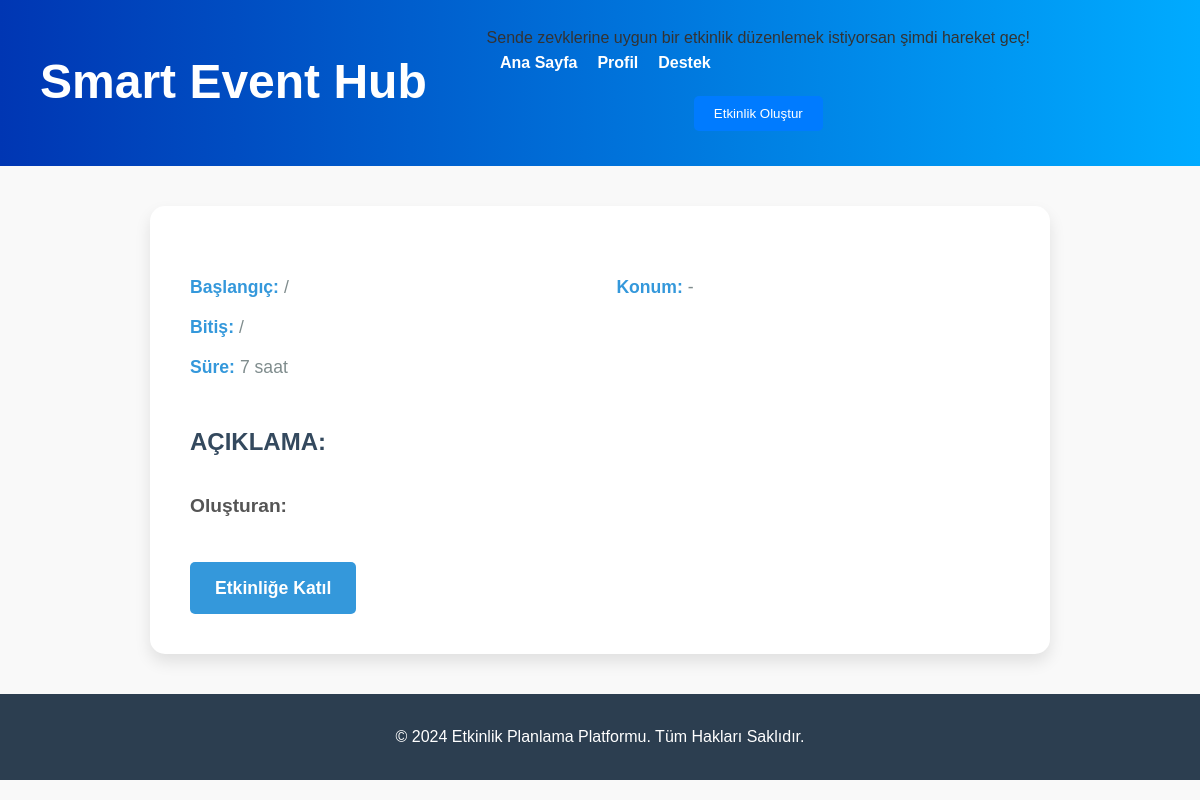
The page /event/4 on the database as committed earlier.
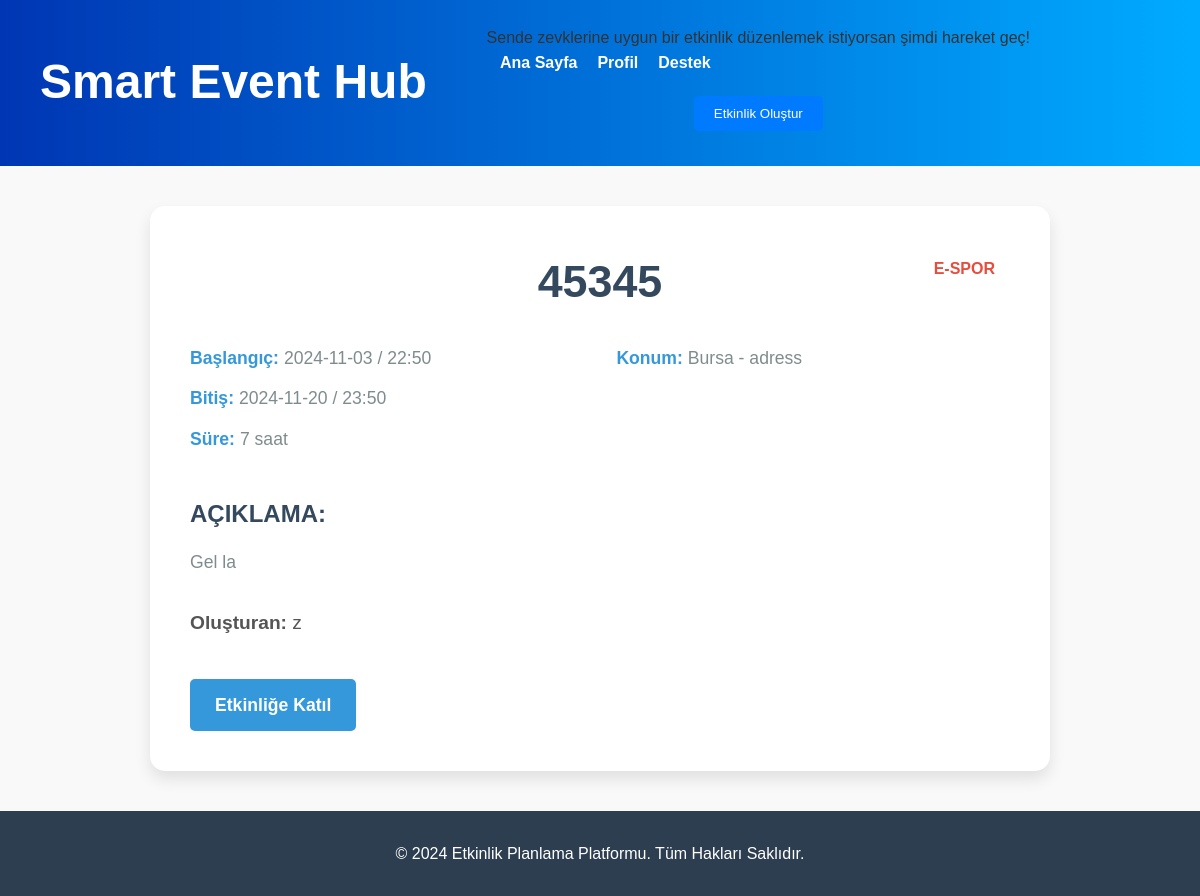
The same page on the database as committed later.
### tables this page shows
CREATE TABLE events (
        ID INTEGER PRIMARY KEY AUTOINCREMENT,
        event_name TEXT NOT NULL,
        description TEXT NOT NULL,
        startDate TEXT NOT NULL,
        finishDate TEXT NOT NULL,
        startTime TEXT NOT NULL,
        finishTime TEXT NOT NULL,
        duration TEXT NOT NULL,
        city TEXT NOT NULL,        
        address TEXT NOT NULL,        
        category TEXT NOT NULL,
        creator_username TEXT NOT NULL,
        event_image_path TEXT NOT NULL,
        isApproved BOOLEAN DEFAULT FALSE NOT NULL
    );

### app.py (the view)
@app.route('/event/<int:event_id>')
def event_detail(event_id):
    event = get_event_by_id(event_id)
    return render_template('eventDetails.html', event=event)

### database.py (called while the page is built)
def get_db_connection():
    conn = sqlite3.connect(DATABASE)
    conn.row_factory = sqlite3.Row
    return conn

def get_event_by_id(event_id):
    conn = get_db_connection()
    cursor = conn.cursor()
    cursor.execute('''
        SELECT * FROM events WHERE ID = ?
    ''', (event_id,))
    event = cursor.fetchone()  # Tek bir etkinlik döndürülür
    conn.close()
    return event

### templates/eventDetails.html (shortened to what this page needs)
<!DOCTYPE html>
<html lang="tr">
<head>
    <link rel="stylesheet" href="{{ url_for('static', filename='css/eventDetails_style.css') }}">
</head>
<body>
    {% include 'header.html' %}
    <main>
        <section class="event-details">
            <h2 class="event-title"> {{ event['event_name'] }} <span class="event-category">{{ event['category'] }}</span></h2>
            <div class="event-info">
                <div class="event-date">
                    <p><strong>Başlangıç:</strong> {{ event['startDate'] }} / {{ event['startTime'] }}</p>
                    <p><strong>Bitiş:</strong> {{ event['finishDate'] }} / {{ event['finishTime'] }}</p>
                    <p><strong>Süre:</strong> 7 saat</p>
                </div>
                <div class="event-location">
                    <p><strong>Konum:</strong> {{ event['city'] }} - {{ event['address'] }} </p>
                </div>
            </div>
            <div class="event-description">
                <h3>Açıklama:</h3>
                    <p>{{ event['description'] }}</p>
            </div>
            <div class="event-creator">
                <p><strong>Oluşturan:</strong> {{ event['creator_username'] }} </p>
            </div>
            <div class="event-actions">
                <a href="/join_event/1" class="join-button">Etkinliğe Katıl</a>
            </div>
        </section>
    </main>
    <footer>
        <p>© 2024 Etkinlik Planlama Platformu. Tüm Hakları Saklıdır.</p>
    </footer>
</body>
</html>

### templates/header.html (shortened to what this page needs)
<!DOCTYPE html>
<html lang="tr">
<head>
    <link rel="stylesheet" href="{{ url_for('static', filename='css/header_style.css') }}">
</head>
<body>
    <header>
        <h1>Smart Event Hub</h1>
        <nav>
            <ul class="nav-links">
                <li><a href="{{ url_for('main_page') }}">Ana Sayfa</a></li>
                <li><a href="{{ url_for('profile') }}">Profil</a></li>
                <li><a href="#">Destek</a></li>
            </ul>
        </nav>
        <div class="event-action">
            <p class="event-info">Sende zevklerine uygun bir etkinlik düzenlemek istiyorsan şimdi hareket geç!</p>
            <a href="{{ url_for('event_create') }}">
                <button class="add-event-button">Etkinlik Oluştur</button>
            </a>
        </div>
    </header>
</body>
</html>

### static/css/eventDetails_style.css (style rules this page uses)
* { margin: 0; padding: 0; box-sizing: border-box; font-family: 'Arial', sans-serif; transition: all 0.3s ease; }
body { background-color: #f9f9f9; color: #333; line-height: 1.6; font-size: 16px; }
h1, h2, h3 { font-weight: 600; color: #333; }
h2.event-title { font-size: 2.8rem; margin-bottom: 15px; text-align: center; color: #34495e; text-transform: uppercase; }
.event-category { font-size: 1rem; color: #e74c3c; font-weight: bold; position: absolute; top: 10px; right: 15px; text-transform: uppercase; }
.event-title { font-size: 2.8rem; margin-bottom: 15px; text-align: center; color: #34495e; text-transform: uppercase; position: relative; }
.event-details { background-color: #fff; border-radius: 15px; box-shadow: 0 8px 16px rgba(0, 0, 0, 0.1); margin: 40px auto; padding: 40px; max-width: 900px; animation: fadeIn 0.8s ease-in-out; }
.event-info { display: flex; justify-content: space-between; margin-bottom: 30px; }
.event-info .event-date, .event-info .event-location { width: 48%; }
.event-date p, .event-location p { font-size: 1.1rem; margin: 12px 0; color: #7f8c8d; }
.event-date strong, .event-location strong { color: #3498db; }
.event-description { margin-bottom: 30px; }
.event-description h3 { font-size: 1.5rem; color: #34495e; margin-bottom: 15px; text-transform: uppercase; }
.event-description p { font-size: 1.1rem; line-height: 1.7; color: #7f8c8d; }
.event-creator p { font-size: 1.2rem; color: #555; margin-top: 20px; }
.event-actions { display: flex; justify-content: space-between; margin-top: 40px; }
.event-actions a { text-decoration: none; padding: 12px 25px; font-size: 1.1rem; border-radius: 5px; font-weight: 600; display: inline-block; transition: transform 0.3s ease; }
.join-button { background-color: #3498db; color: white; border: none; }
footer { background-color: #2c3e50; color: white; padding: 30px 0; text-align: center; margin-top: 40px; }
footer p { font-size: 1rem; }

### static/css/header_style.css (style rules this page uses)
body, html { margin: 0; padding: 0; width: 100%; height: 100%; }
header { display: flex; align-items: center; justify-content: space-between; background: linear-gradient(to right, #0036b3, #00Abff); color: black; padding: 15px 20px; width: 100%; }
h1 { font-size: 48px; color: white; text-align: left; padding-left: 20px; margin: 5px 0; font-weight: bold; flex-grow: 1; }
nav { margin: 0 auto; padding: 20px; width: fit-content; }
.nav-links { list-style: none; display: flex; gap: 20px; margin: 0; padding: 0; position: absolute; top: 50px; left: 500px; }
.nav-links li a { text-decoration: none; color: white; font-weight: bold; }
.event-action { display: flex; flex-direction: column; align-items: center; margin-bottom: 20px; margin-left: 150px; position: relative; left: -150px; }
.event-info { font-size: 1em; color: #333; margin-top: 10px; text-align: left; }
.add-event-button { background-color: #007bff; color: white; border: none; padding: 10px 20px; cursor: pointer; border-radius: 5px; margin-top: 15px; transition: background-color 0.3s; }

Rows that differ between the two databases and show on the page:
added events: event_name "45345", category "E-SPOR", startDate "2024-11-03", startTime "22:50", finishDate "2024-11-20", finishTime "23:50", city "Bursa", address "adress", description "Gel la", creator_username "z"
